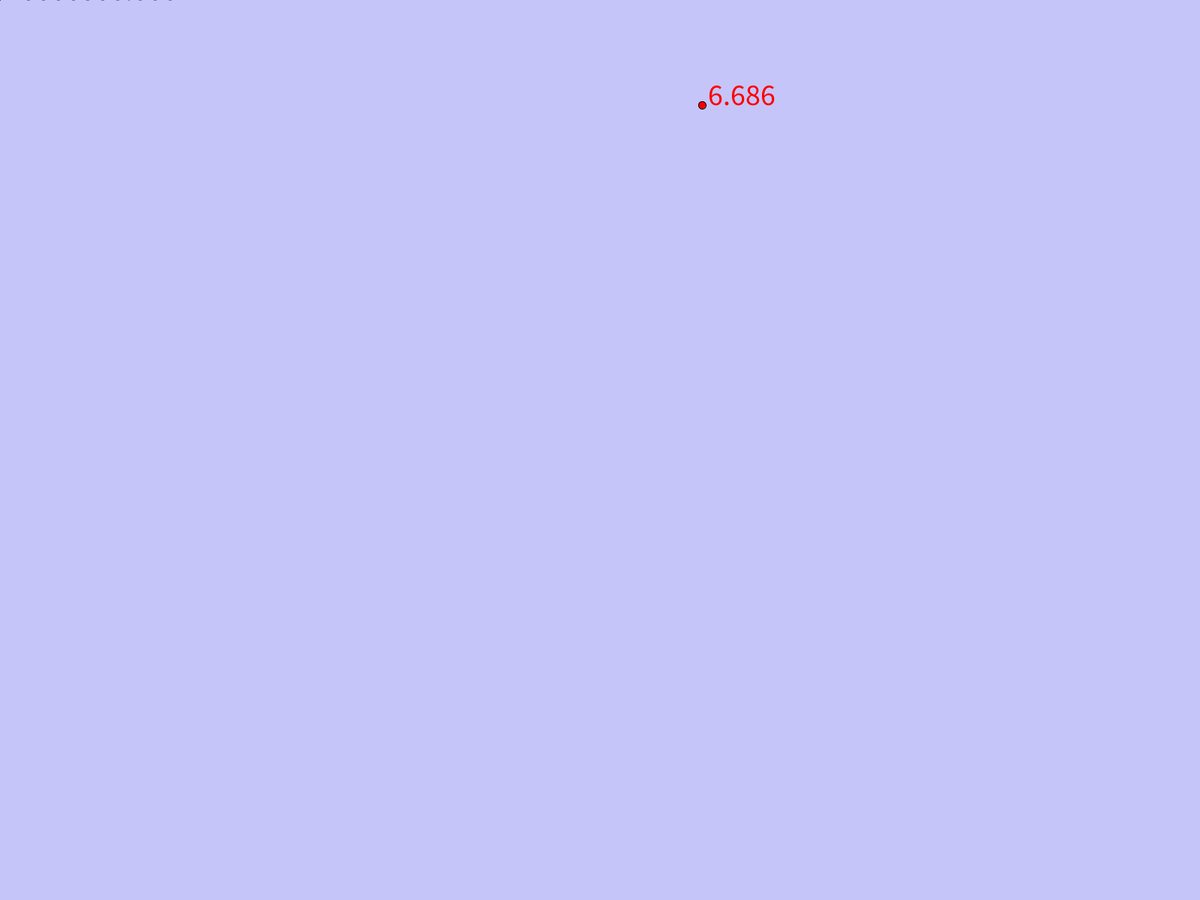
Frame 1 (no input)
Frame 60 (the mouse pressed at the canvas centre just before this capture): identical to frame 1, image omitted
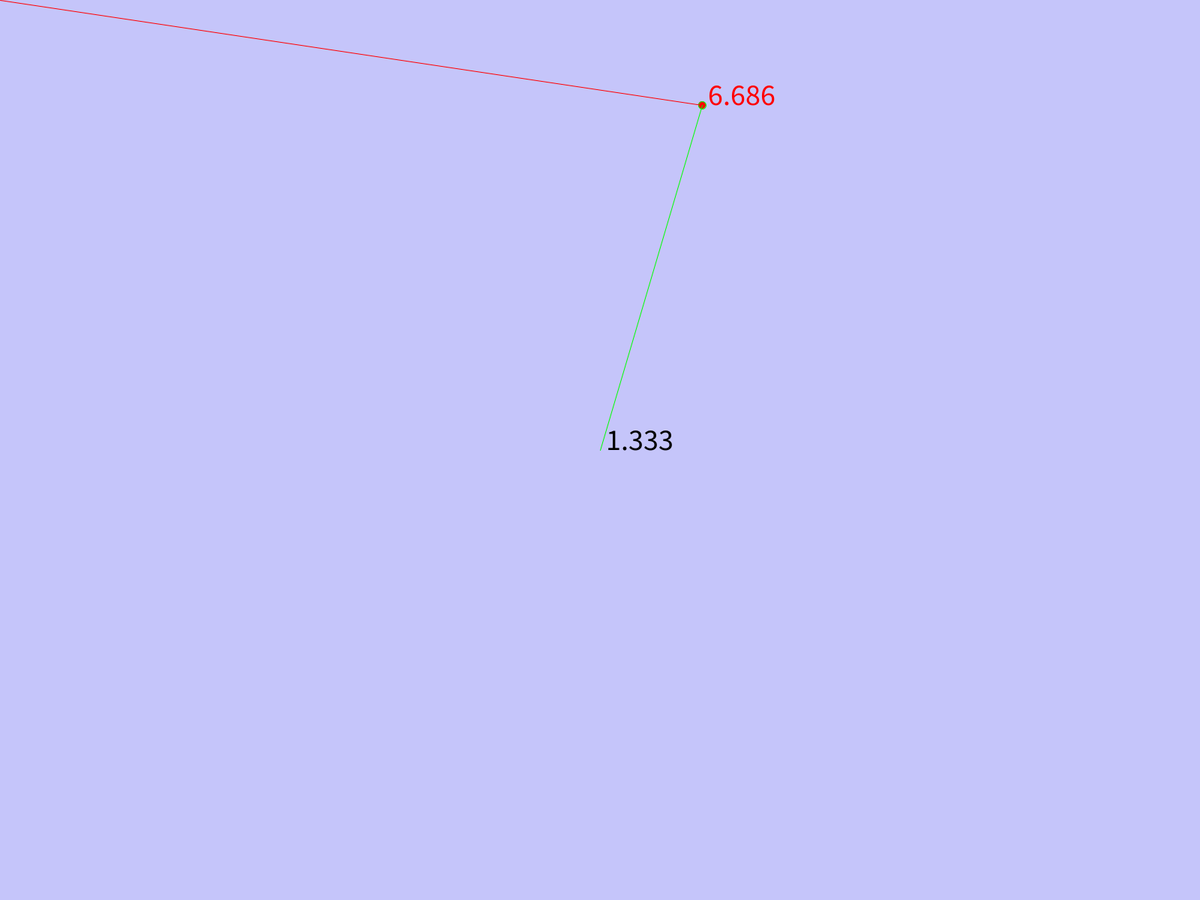
Frame 120 (the mouse held since frame 60 and released just before this capture)

The Processing sketch that drew these frames (run headless with seeded random() and noise(); from frame 60 on, the mouse is pressed at the canvas centre):

// Processing sketch: prego_2
// ── prego_2.pde
// TO DO:
// configurar posicao do prego com mouse dica: http://processing.org/reference
// implementar quadrantes de detecção melhorados 
// contar giros em torno do prego para desquebrar
//
// EXTRA
// fazer para dois pregos ou mais

float origem_x = 0;
float origem_y = 0;

float prego_x = 936.0;
float prego_y = 140.0;

// "inclinação" do prego em relação à origem
float inc_prego;

// distância ao quadrado do prego à origem
float prego_d2;

float inclina_antes;

int dir_quebra = 0; 
// ??
// 1 significa de cima pra baixo
// 0 significa não quebrou
// -1 significa de baixo pra cima

void setup() {
  fullScreen(2);
  textSize(40);
  recalc();
}

void draw() {
  background(#C5C5FA); // apaga a tela anterior

  float mouse_dx = mouseX - origem_x;
  float mouse_dy = mouseY - origem_y;
  
  float mouse_d2 = mouse_dx*mouse_dx+ mouse_dy*mouse_dy;

  // calcula a inclinação, sugestão usar atan2()
  float inclina =10000000; // evita o problema com a divisao por zero
  if (mouse_dy!=0) {
    inclina = mouse_dx/mouse_dy;
  }

  // desenha o prego
  fill(255, 0, 0);
  ellipse(prego_x, prego_y, 10, 10);
  text(inc_prego, prego_x, prego_y);
  
  if (mouse_d2 > prego_d2) {
    // distancia do nouse à origem é maior que a do prego

    if ( (inclina_antes > inc_prego) && (inclina <= inc_prego) )
    {       
      // de cima para baixo
      switch (dir_quebra) {
      case 0:
        dir_quebra = 1;
        break;

      case 1:
        // faz nada
        break;

      case -1:
        dir_quebra = 0;
        break;
      } // fim do switch
    } // fim do de cima pra baixo
    else if ( (inclina_antes <= inc_prego) && (inclina > inc_prego) )
    {       
      // de baixo para cima
      switch (dir_quebra) {
      case 0:
        dir_quebra = -1;
        break;

      case 1:
        dir_quebra = 0;
        break;

      case -1:
        // faz nada
        break;
      } // fim do switch
    } // fim do de baixo pra cima
  } // fim da area de interesse

  // desenha
  if (dir_quebra == 0) {
    // sem quebra
    stroke(0, 0, 0);
    line ( origem_x, origem_y, mouseX, mouseY);
  } else {
    //quebrado
    stroke(255, 0, 0);
    line ( origem_x, origem_y, prego_x, prego_y);

    stroke(0, 255, 0);
    line( prego_x, prego_y, mouseX, mouseY);
  }

  // info na tela
  fill(0);
  text(inclina, mouseX, mouseY);

  // atualiza inclição anterior
  inclina_antes = inclina;
}

void keyPressed() {
  // para debug
  dir_quebra = 0;
}

void mouseClicked() {
  if (mouseButton == LEFT) {
  prego_x= mouseX;
  prego_y = mouseY;
  } else if (mouseButton == RIGHT) {
  origem_x= mouseX;
  origem_y = mouseY;
  }
  recalc();
}

void recalc() {
  float dx = prego_x-origem_x;
  float dy = prego_y-origem_y;
  inc_prego = dx/dy;
  prego_d2 = dx*dx+dy*dy;
}
